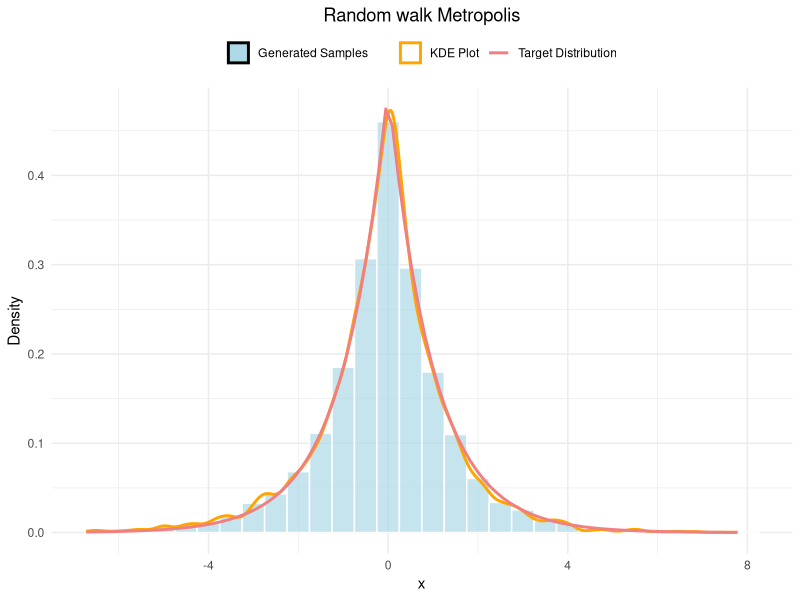
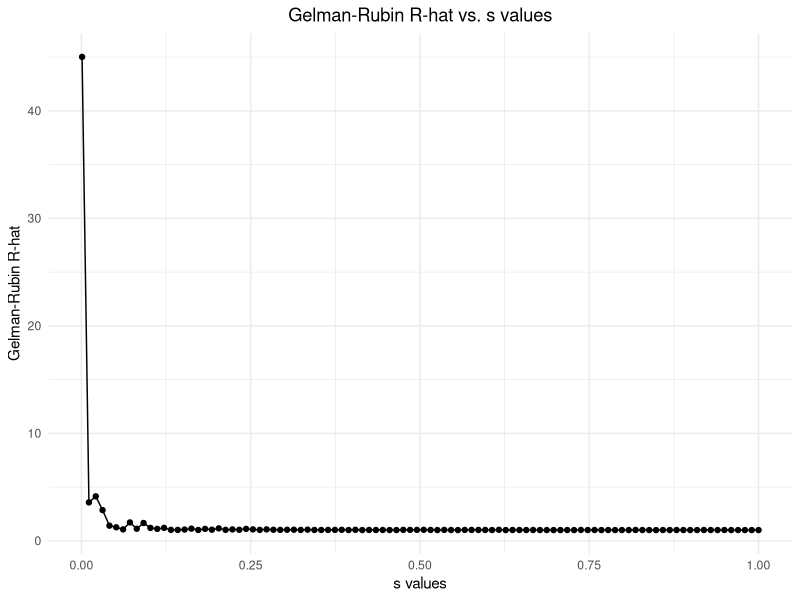

The R script that drew these images, in order:
## ---- chunk 1
knitr::opts_chunk$set(echo = TRUE)
## ---- chunk 2
if (!("dplyr" %in% installed.packages())) {  #! = not in 
  install.packages("dplyr")
}
library("dplyr")

if (!("ggplot2" %in% installed.packages())){
  install.packages("ggplot2")
}
library("ggplot2")
## ---- chunk 3
set.seed(1)  # Set the random seed to 1
## ---- chunk 4
target_dist <- function(x) {
  return(exp(-abs(x)) / 2)
}
## ---- chunk 5
metro_algo <- function(N, s, initial_value) {
  target_samples <- vector("numeric", N)  # Initialize an empty vector for target samples
  x_0 <- initial_value  # Set the initial value
  
  for (i in 1:N) {
    if (i > 1) {
      xi_1 <- target_samples[i - 1]
    } else {
      xi_1 <- 0
    }
    
    # Simulate a random number x_star from the Normal distribution
    x_star <- rnorm(1, mean = xi_1, sd = s)
    
    # Compute the ratio r(x_k, current_value)
    ratio <- target_dist(x_star) / target_dist(xi_1)
    
    # Generate a random number u from the uniform distribution
    u <- runif(1, min = 0.0, max = 1.0)
    
    # Check the acceptance criterion
    if (log(u) < log(ratio)) {
      target_samples[i] <- x_star
    } else {
      target_samples[i] <- xi_1
    }
  }
  
  return(target_samples)
}

# Parameters
N <- 10000
s <- 1
initial_value <- 0
## ---- chunk 6
# Generate samples using the metro_algo function
samples <- metro_algo(N, s, initial_value)

# Create a data frame for plotting
df <- data.frame(x = samples)

# Create the ggplot
ggplot(df, aes(x)) +
  geom_histogram(aes(y = ..density.., fill = "Generated Samples"), bins = 30, color = "white", alpha = 0.7) +
  geom_density(aes(color = "KDE Plot"), size = 1) +
  stat_function(aes(color = "Target Distribution"), fun = target_dist, size = 1) +
  scale_color_manual(name = "Legend",
                     values = c("KDE Plot" = "orange", "Target Distribution" = "lightcoral"),
                     labels = c("KDE Plot", "Target Distribution")) +
  scale_fill_manual(name = "Legend",
                    values = c("Generated Samples" = "lightblue"),
                    labels = c("Generated Samples")) +
  labs(title = "Random walk Metropolis",
       x = "x",
       y = "Density") +
  theme_minimal() +
  theme(plot.title = element_text(hjust = 0.5),
        legend.position = "top",
        legend.title = element_blank())
## ---- chunk 7
mc_mean <- mean(samples)
mc_std <- sd(samples)

cat(sprintf("Monte Carlo estimate of Mean (Sample Mean): %.4f\n", mc_mean))
cat(sprintf("Monte Carlo estimate of Standard Deviation (Sample Standard Deviation): %.4f\n", mc_std))
## ---- chunk 8
metro_chain <- function(N, target_dist, s, initial_value) {
 chain <- c(initial_value)
 
 for (i in 2:N) {
   xi_1 <- chain[i - 1]
   x_star <- rnorm(1, mean = xi_1, sd = s)
   ratio <- target_dist(x_star) / target_dist(xi_1)
   u <- runif(1, min = 0.0, max = 1.0)
   
   if (log(u) < log(ratio)) {
     chain[i] <- x_star
   } else {
     chain[i] <- xi_1
   }
 }
 
 return(chain)
}

# Set parameters
N <- 2000  # Number of iterations in each chain
J <- 4     # Number of chains

# Set the seed for reproducibility
set.seed(42)

# Generate J chains with different initial values
initial_values <- c(0.0, 1.0, -1.0, 2.0)  # You can set different initial values for each chain
chains <- lapply(initial_values, function(iv) metro_chain(N, target_dist, s = 0.001, initial_value = iv))
## ---- chunk 9
compute_sample_mean <- function(chain) {
  return(mean(chain))
}

sample_means <- lapply(chains, compute_sample_mean)

for (j in 1:length(sample_means)) {
  cat(sprintf("Mean of Chain %d (M%d): %f\n", j, j, sample_means[[j]]))
}
## ---- chunk 10
compute_sample_variance <- function(chain, sample_mean) {
  N <- length(chain)
  return(sum((chain - sample_mean)^2) / N)
}

sample_variances <- mapply(compute_sample_variance, chains, sample_means)

for (j in 1:length(sample_variances)) {
  cat(sprintf("Variance of Chain %d (V%d): %f\n", j, j, sample_variances[j]))
}
## ---- chunk 11
overall_within_variance <- mean(sample_variances)

cat(sprintf("Overall Within-Sample Variance (W): %f\n", overall_within_variance))
## ---- chunk 12
overall_sample_mean <- mean(unlist(sample_means))

cat(sprintf("Overall Sample Mean (M): %f\n", overall_sample_mean))
## ---- chunk 13
sample_means_num <- unlist(sample_means)
between_sample_variance <- mean(sum((sample_means_num - overall_sample_mean)^2))

cat(sprintf("Between-Sample Variance (B): %f\n", between_sample_variance))
## ---- chunk 14
rhat_value <- sqrt((between_sample_variance + overall_within_variance) / overall_within_variance)

cat(sprintf("Gelman-Rubin R-hat Value: %f\n", rhat_value))
## ---- chunk 15
gelman_rubin_rhat <- function(N, J, target_dist, s_values) {
  rhat_values <- numeric(length(s_values))
  
  for (i in seq_along(s_values)) {
    s <- s_values[i]
    chains <- lapply(1:J, function(j) metro_chain(N, target_dist, s, initial_value = j))
    
    sample_means <- sapply(chains, mean)
    between_sample_variance <- sum((sample_means - mean(sample_means))^2) / J
    overall_within_variance <- mean(sapply(chains, var))
    
    rhat_value <- sqrt((between_sample_variance + overall_within_variance) / overall_within_variance)
    rhat_values[i] <- rhat_value
  }
  
  return(rhat_values)
}

# Parameters
N <- 2000
J <- 4
s_values <- seq(0.001, 1, length.out = 100)

# Calculate R-hat values
rhat_values <- gelman_rubin_rhat(N, J, target_dist, s_values)

# Create a data frame for plotting
df <- data.frame(s_values = s_values, rhat_values = rhat_values)

# Create the ggplot
ggplot(df, aes(x = s_values, y = rhat_values)) +
  geom_line() +
  geom_point() +
  labs(x = "s values", y = "Gelman-Rubin R-hat", title = "Gelman-Rubin R-hat vs. s values") +
  theme_minimal() +
  theme(plot.title = element_text(hjust = 0.5))
